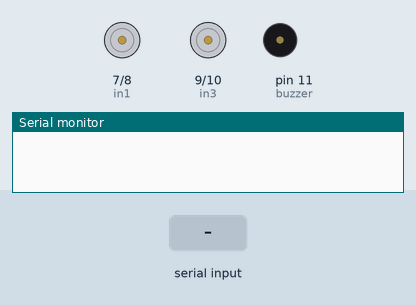
Simulated run of this sketch. Board: Arduino Uno, built with avr-gcc and run on an emulated ATmega328P. Parts: motor-driver pin pairs drawn as motors (green arrow = first pin HIGH = forward, orange = second pin HIGH = backward, longer = more drive, scaled by the enable pin), buzzer (waves = sounding), the last lines printed to the serial monitor. Inputs (shaded band) come from the test bench.

Above: at 1.2 s.
1.3 s: "hello robot" received over Serial
At 3.4 s:
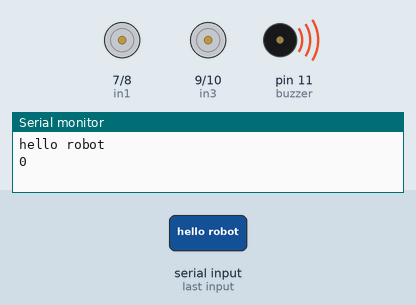
4.3 s: "move forward" received over Serial
At 5.2 s:
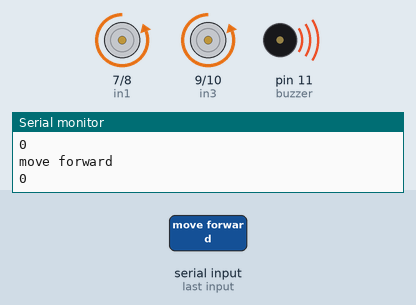
7.3 s: "move backward" received over Serial
At 8.9 s:
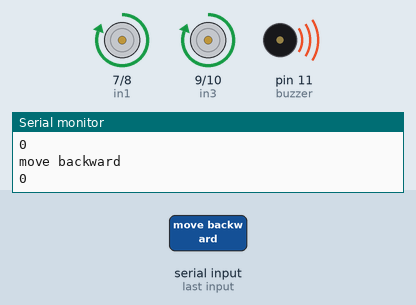
10.3 s: "turn left" received over Serial
At 11.1 s:
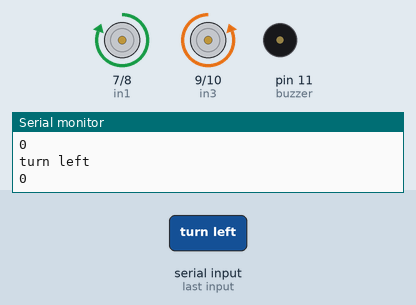
13.3 s: "turn right" received over Serial
At 15.2 s:
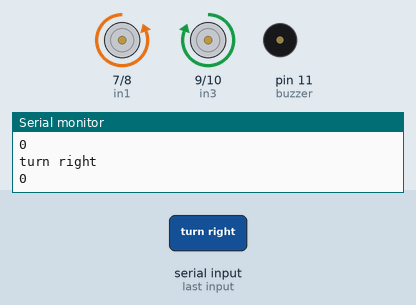
Timing chart, 0 to 19.1 s (numbered marks = the images above; inputs shaded):
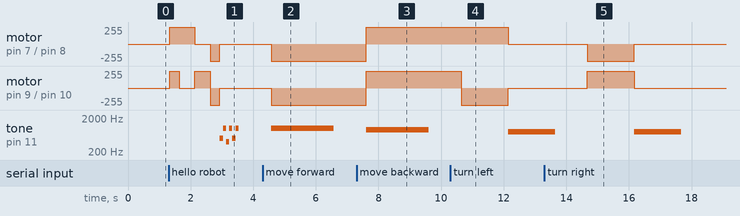

Measured:
- after the input at 4.3 s, motor on pin 7 (in1) / pin 8 (in2), motor on pin 9 (in3) / pin 10 (in4): stopped → backward 255/255 after 0.27 s; tone on pin 11 (buzzer): silent → 1000 Hz after 0.27 s, → silent 2.0 s later
- after the input at 7.3 s, motor on pin 7 (in1) / pin 8 (in2), motor on pin 9 (in3) / pin 10 (in4): backward 255/255 → forward 255/255 after 0.31 s; tone on pin 11 (buzzer): silent → 900 Hz after 0.31 s, → silent 2.0 s later
- after the input at 10.3 s, motor on pin 7 (in1) / pin 8 (in2): forward 255/255 → stopped after 1.8 s; motor on pin 9 (in3) / pin 10 (in4): forward 255/255 → backward 255/255 after 0.34 s, → stopped 1.5 s later; tone on pin 11 (buzzer): silent → 800 Hz after 1.8 s
- after the input at 13.3 s, motor on pin 7 (in1) / pin 8 (in2): stopped → backward 255/255 after 1.4 s, → stopped 1.5 s later; motor on pin 9 (in3) / pin 10 (in4): stopped → forward 255/255 after 1.4 s, → stopped 1.5 s later

The sketch:

voice_controlled.ino
```cpp
#define en1 5
#define en2 6
#define in1 7
#define in2 8
#define in3 9
#define in4 10
String readvoice;
const int buzzer = 11;
void setup() {
Serial.begin(9600);
pinMode(buzzer, OUTPUT);
pinMode(in1,OUTPUT);
pinMode(in2,OUTPUT);
pinMode(in3,OUTPUT);
pinMode(in4,OUTPUT);
pinMode(en1, OUTPUT);
pinMode(en2, OUTPUT);
digitalWrite(en1, HIGH);
digitalWrite(en2, HIGH);
}

void loop() {
while (Serial.available())
{
delay(3);
char c = Serial.read();
readvoice += c;
}

if(readvoice.length())
{
Serial.println(readvoice);
Serial.println(Serial.available());
if(readvoice == "move forward")
{

digitalWrite(in1, LOW);
digitalWrite(in2, HIGH);
digitalWrite(in3, LOW);
digitalWrite(in4, HIGH);
tone(buzzer, 1000); // Send 1KHz sound signal...
delay(2000);
noTone(buzzer);     // Stop sound...
delay(1000);        // ...for 1sec
}

if(readvoice == "move backward")
{
digitalWrite(in1, HIGH);
digitalWrite(in2, LOW);
digitalWrite(in3, HIGH);
digitalWrite(in4, LOW);
tone(buzzer, 900); // Send 1KHz sound signal...
delay(2000);// ...for 1 sec
noTone(buzzer);     // Stop sound...
delay(1000);        // ...for 1sec
}

if(readvoice == "turn left")
{

digitalWrite(in1, HIGH);
digitalWrite(in2, LOW);
digitalWrite(in3, LOW);
digitalWrite(in4, HIGH);
delay(1500);
digitalWrite(in1, LOW);
digitalWrite(in2, LOW);
digitalWrite(in3, LOW);
digitalWrite(in4, LOW);

tone(buzzer, 800); // Send 1KHz sound signal...
delay(1500);
noTone(buzzer);     // Stop sound...
delay(1000);        // ...for 1sec
}

if(readvoice == "turn right")
{

digitalWrite(in1, LOW);
digitalWrite(in2, HIGH);
digitalWrite(in3, HIGH);
digitalWrite(in4, LOW);
delay(1500);
digitalWrite(in1, LOW);
digitalWrite(in2, LOW);
digitalWrite(in3, LOW);
digitalWrite(in4, LOW);

tone(buzzer, 800); // Send 1KHz sound signal...
delay(1500);
noTone(buzzer);     // Stop sound...
delay(1000);        // ...for 1sec
}

if(readvoice == "stop")
{
digitalWrite(in1, LOW);
digitalWrite(in2, LOW);
digitalWrite(in3, LOW);
digitalWrite(in4, LOW);

tone(buzzer, 1000); // Send 1KHz sound signal...
delay(2000);
noTone(buzzer);     // Stop sound...
delay(1000);        // ...for 1sec
}
if(readvoice == "hello robot")
{
digitalWrite(in1, HIGH);
digitalWrite(in2, LOW);
digitalWrite(in3, HIGH);
digitalWrite(in4, LOW);
delay(300);
digitalWrite(in1, HIGH);
digitalWrite(in2, LOW);
digitalWrite(in3, LOW);
digitalWrite(in4, LOW);
delay(500);
digitalWrite(in1, LOW);
digitalWrite(in2, LOW);
digitalWrite(in3, HIGH);
digitalWrite(in4, LOW);
delay(500);

digitalWrite(in1, LOW);
digitalWrite(in2, HIGH);
digitalWrite(in3, LOW);
digitalWrite(in4, HIGH);
delay(300);
digitalWrite(in1, LOW);
digitalWrite(in2, LOW);
digitalWrite(in3, LOW);
digitalWrite(in4, LOW);

tone(buzzer, 500); // Send 1KHz sound signal...
delay(100);
tone(buzzer, 1000); // Send 1KHz sound signal...
delay(100);// ...for 1 sec
tone(buzzer, 400); // Send 1KHz sound signal...
delay(100);
tone(buzzer, 1000); // Send 1KHz sound signal...
delay(100);// ...for 1 sec
tone(buzzer, 500); // Send 1KHz sound signal...
delay(100);
tone(buzzer, 1000); // Send 1KHz sound signal...
delay(100);// ...for 1 sec
noTone(buzzer);     // Stop sound...
delay(1000);        // ...for 1sec
}
}
readvoice="";
}
```
